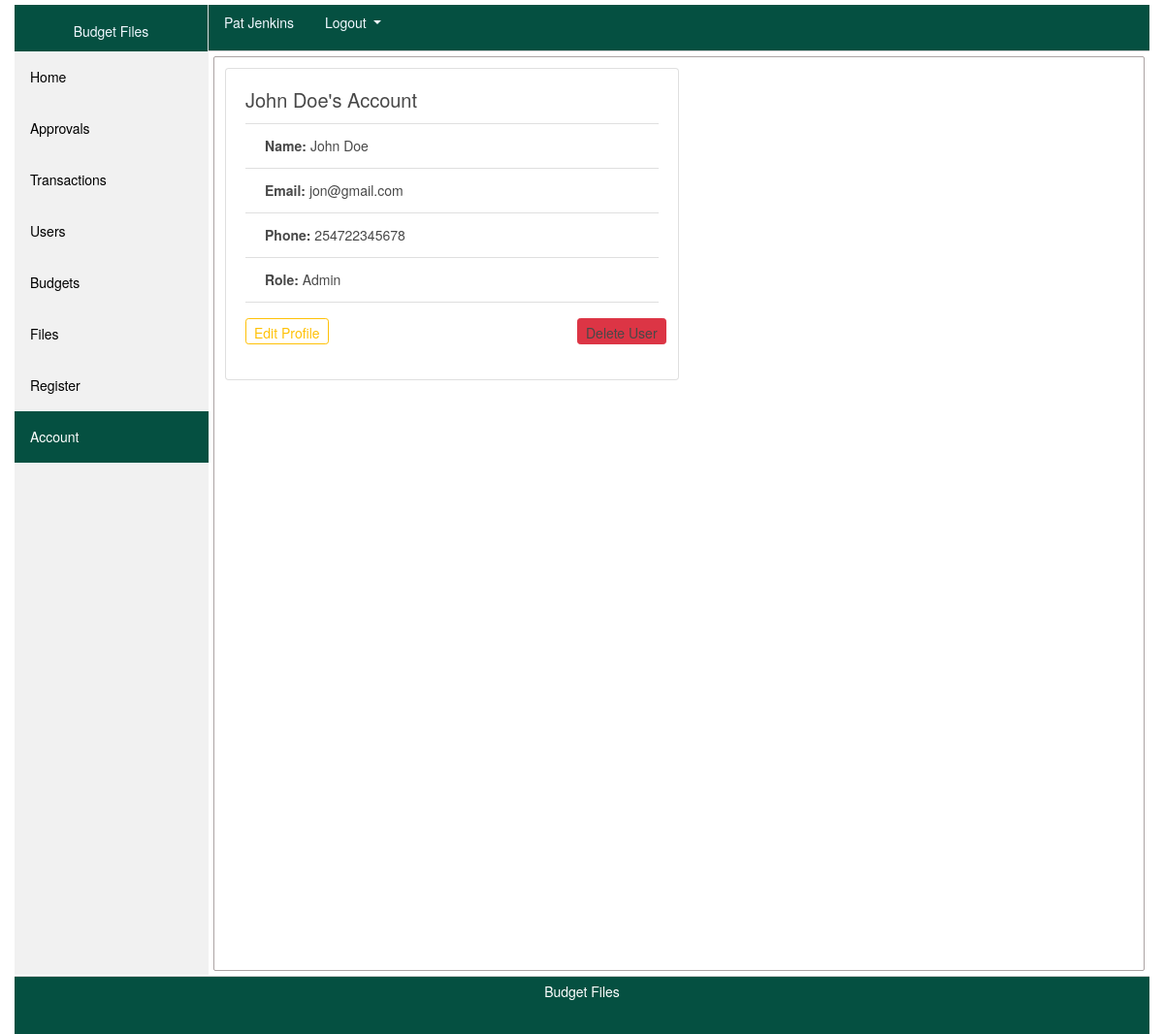
The page /account/1 (signed in) on the database its author committed.
### app/models/users.py (models this page shows, shortened)
class Users(db.Model, UserMixin):
    __tablename__ = 'users_table'
    id = db.Column(db.Integer, primary_key=True)
    name = db.Column(db.String(200), nullable=False)
    email = db.Column(db.String(200), unique=True, nullable=False)
    phone = db.Column(db.String(20),  unique=True, nullable=False)
    role = db.Column(db.String(20), nullable=False)
    password = db.Column(db.String(60), nullable=False)
    date = db.Column(db.DateTime(), nullable=False, default=datetime.now)
    transactions = db.relationship('Transaction', backref='phone', lazy=True) # transaction.phone // Users(current user)
    budgets = db.relationship('Budget', backref='phone', lazy=True) # budget.phone // Users(current user)

### app/views/users/routes.py (the view)
@users.route('/account/<user_id>')
@login_required
def account(user_id):
    user = Users.query.get_or_404(user_id)
    return render_template('account.html', page='account', title='Account', user=user)

### app/models/users.py (called while the page is built)
@login_manager.user_loader
def load_user(user_id):
    return Users.query.get(int(user_id))

### app/templates/account.html (shortened to what this page needs)
{% extends "page_template.html" %}
{% block contents %}
<div class="content">
    <section class="places">
        {% if user.phone == current_user.phone or current_user.role == 'Admin' %}
            <div class="card w-50">
                <div class="card-body">
                    {% if current_user.role == 'Admin' and user.phone != current_user.phone %}
                        <h5 class="card-title">{{ user.name }}'s Account</h5>
                    {% elif user.phone == current_user.phone %}
                        <h5 class="card-title">My Profile</h5>
                    {% endif %}
                    <ul class="list-group list-group-flush">
                        <li class="list-group-item"><b>Name:</b> {{ user.name }}</li>
                        <li class="list-group-item"><b>Email:</b> {{ user.email }}</li>
                        <li class="list-group-item"><b>Phone:</b> {{ user.phone }}</li>
                        <li class="list-group-item"><b>Role:</b> {{ user.role }}</li>
                    </ul>
                    <div class="form-group row">
                        <div class="col-sm-9">
                            <a role="button" href="{{ url_for('users.user', user_id=user.id) }}" class="btn btn-outline-warning btn-sm mt-3 pb-0">Edit Profile</a>
                        </div>
                        <div class="col-sm-2">
                            {% if current_user.role == 'Admin' %}
                                <a role="button" class="btn btn-danger btn-sm mt-3 pb-0" data-toggle="modal" data-target="#deleteUserModal">Delete User</a>
                            {% endif %}
                        </div>
                    </div>
                </div>
              </div>
        {% endif %}
    </section>
</div>
{% endblock contents %}

### app/templates/header.html (shortened to what this page needs)
<header>
    <div class="user">
        {% if current_user.is_authenticated %}
            <nav class="nav">
                <a class="nav-link disabled" style="color: aliceblue;" href="#">{{ current_user.name }}</a>
                <div class="dropdown show">
                    <a class="dropdown-toggle nav-link active" style="color: aliceblue;" href="#" role="button" id="dropdownMenuLink" data-toggle="dropdown" aria-haspopup="true" aria-expanded="false">
                        Logout
                    </a>
                  </div>
            </nav>
        {% else %}
            <nav class="nav">
                <a class="nav-link disabled" style="color: aliceblue;" href="{{ url_for('login') }}">Log In</a>
                <a class="nav-link active" style="color: aliceblue;" href="{{ url_for('users.register') }}">Register</a>
            </nav>
        {% endif %}
    </div>
</header>

### app/static/4-common.css (style rules this page uses)
body { margin:0px; padding:0px; color: #484848; font-size: 14px; font-family: Circular,"Helvetica Neue",Helvetica,Arial,sans-serif; }

### app/static/3-header.css (style rules this page uses)
header { margin-left: 200px; background-color: #055041; height: 48px; border-bottom: 1px solid #CCCCCC; }

### app/static/6-filters.css (style rules this page uses)
div.content { margin: 5px 5px 5px 205px; padding: 1px 1px; height: 943px; border: 1px solid #aca4a4; border-radius: 2px; }

### app/static/100-places.css (style rules this page uses)
.places { padding: 10px; }
.user { margin-top: 5px; margin-bottom: 5px; }

### app/templates/page_template.html (style rules this page uses)
body { margin:0px; padding:0px; color: #484848; font-size: 14px; font-family: Circular,"Helvetica Neue",Helvetica,Arial,sans-serif; }

### rows shown on the page
Users: name "Pat Jenkins"
Users: name "John Doe", email "jon@gmail.com", phone "254722345678", role "Admin"
